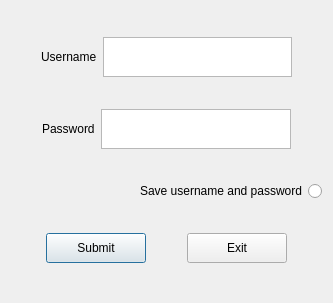
<?xml version="1.0" encoding="UTF-8"?>
<ui version="4.0">
 <class>LoginWindow</class>
 <widget class="QDialog" name="LoginWindow">
  <property name="geometry">
   <rect>
    <x>0</x>
    <y>0</y>
    <width>333</width>
    <height>303</height>
   </rect>
  </property>
  <property name="windowTitle">
   <string>Dialog</string>
  </property>
  <layout class="QVBoxLayout" name="verticalLayout">
   <item>
    <layout class="QHBoxLayout" name="horizontalLayout">
     <item>
      <spacer name="horizontalSpacer_2">
       <property name="orientation">
        <enum>Qt::Horizontal</enum>
       </property>
       <property name="sizeHint" stdset="0">
        <size>
         <width>40</width>
         <height>20</height>
        </size>
       </property>
      </spacer>
     </item>
     <item>
      <widget class="QLabel" name="label">
       <property name="maximumSize">
        <size>
         <width>80</width>
         <height>40</height>
        </size>
       </property>
       <property name="text">
        <string>Username</string>
       </property>
      </widget>
     </item>
     <item>
      <widget class="QTextEdit" name="edit_username">
       <property name="maximumSize">
        <size>
         <width>200</width>
         <height>40</height>
        </size>
       </property>
      </widget>
     </item>
     <item>
      <spacer name="horizontalSpacer">
       <property name="orientation">
        <enum>Qt::Horizontal</enum>
       </property>
       <property name="sizeHint" stdset="0">
        <size>
         <width>40</width>
         <height>20</height>
        </size>
       </property>
      </spacer>
     </item>
    </layout>
   </item>
   <item>
    <layout class="QHBoxLayout" name="horizontalLayout_2">
     <item>
      <spacer name="horizontalSpacer_3">
       <property name="orientation">
        <enum>Qt::Horizontal</enum>
       </property>
       <property name="sizeHint" stdset="0">
        <size>
         <width>40</width>
         <height>20</height>
        </size>
       </property>
      </spacer>
     </item>
     <item>
      <widget class="QLabel" name="label_2">
       <property name="maximumSize">
        <size>
         <width>80</width>
         <height>40</height>
        </size>
       </property>
       <property name="text">
        <string>Password</string>
       </property>
      </widget>
     </item>
     <item>
      <widget class="QTextEdit" name="edit_password">
       <property name="maximumSize">
        <size>
         <width>200</width>
         <height>40</height>
        </size>
       </property>
      </widget>
     </item>
     <item>
      <spacer name="horizontalSpacer_4">
       <property name="orientation">
        <enum>Qt::Horizontal</enum>
       </property>
       <property name="sizeHint" stdset="0">
        <size>
         <width>40</width>
         <height>20</height>
        </size>
       </property>
      </spacer>
     </item>
    </layout>
   </item>
   <item>
    <layout class="QHBoxLayout" name="horizontalLayout_4"/>
   </item>
   <item>
    <widget class="QRadioButton" name="radio_save">
     <property name="minimumSize">
      <size>
       <width>0</width>
       <height>20</height>
      </size>
     </property>
     <property name="layoutDirection">
      <enum>Qt::RightToLeft</enum>
     </property>
     <property name="text">
      <string>Save username and password</string>
     </property>
    </widget>
   </item>
   <item>
    <layout class="QHBoxLayout" name="horizontalLayout_3">
     <item>
      <widget class="QPushButton" name="button_submit">
       <property name="maximumSize">
        <size>
         <width>100</width>
         <height>30</height>
        </size>
       </property>
       <property name="text">
        <string>Submit</string>
       </property>
      </widget>
     </item>
     <item>
      <widget class="QPushButton" name="button_exit">
       <property name="maximumSize">
        <size>
         <width>100</width>
         <height>30</height>
        </size>
       </property>
       <property name="text">
        <string>Exit</string>
       </property>
      </widget>
     </item>
    </layout>
   </item>
  </layout>
 </widget>
 <resources/>
 <connections/>
</ui>
